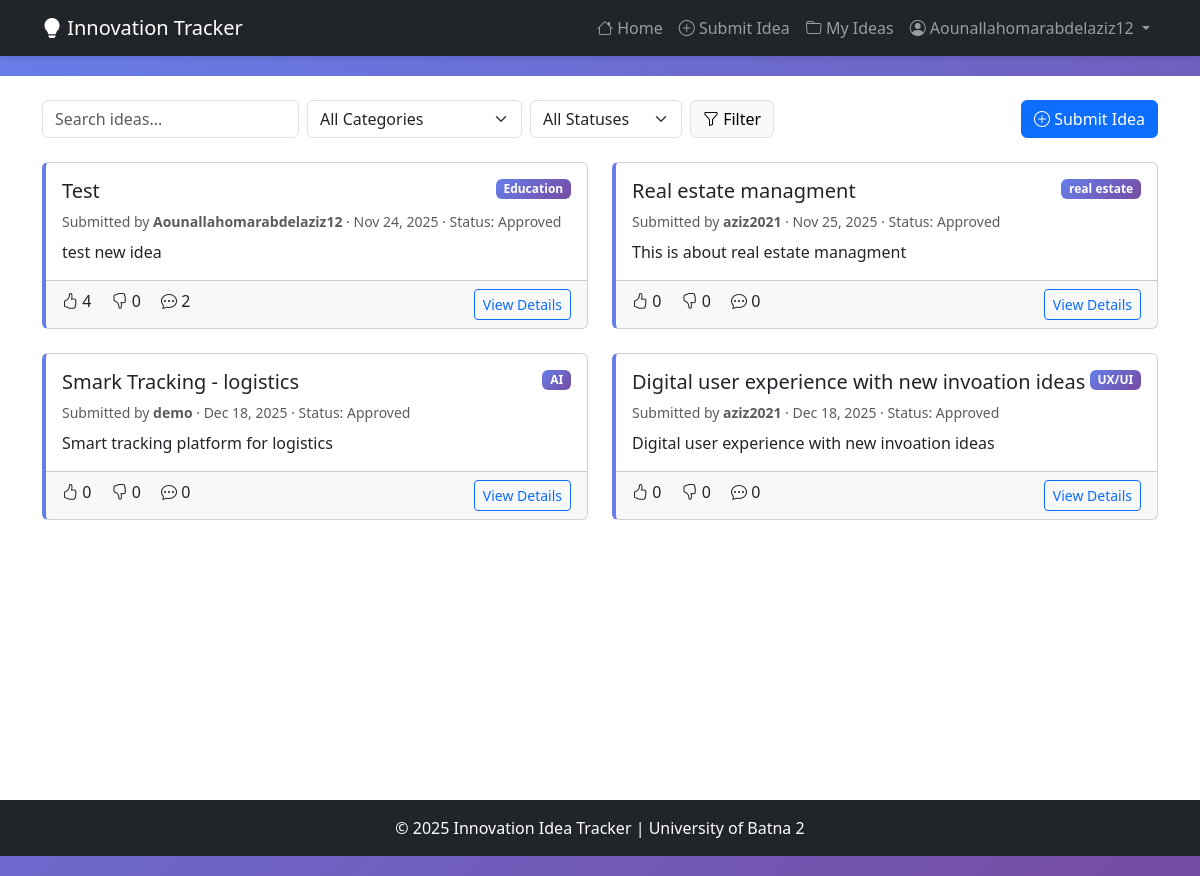
Screenshot of / (signed in) with the database file from the repository.
### ideas/models.py (models this page shows, shortened)
class Idea(models.Model):
    STATUS_CHOICES = [
        ('pending', 'Pending'),
        ('approved', 'Approved'),
        ('rejected', 'Rejected'),
        ('implemented', 'Implemented'),
    ]
    title = models.CharField(max_length=200)
    description = models.TextField()
    category = models.ForeignKey(Category, on_delete=models.SET_NULL, null=True, related_name='ideas')
    submitter = models.ForeignKey(User, on_delete=models.CASCADE, related_name='submitted_ideas')
    submission_date = models.DateTimeField(default=timezone.now)
    status = models.CharField(max_length=20, choices=STATUS_CHOICES, default='pending')
    class Meta:
        ordering = ['-submission_date']

class Category(models.Model):
    name = models.CharField(max_length=50, unique=True)
    description = models.TextField(blank=True)
    created_at = models.DateTimeField(auto_now_add=True)
    class Meta:
        verbose_name_plural = "Categories"
        ordering = ['name']

### ideas/views.py (the view)
# urls.py: path('', views.home, name='home'),
def home(request):
    ideas = (
        Idea.objects.select_related('category', 'submitter')
        .prefetch_related('votes', 'comments')
        .annotate(
            upvotes=Count('votes', filter=Q(votes__vote_type='upvote')),
            downvotes=Count('votes', filter=Q(votes__vote_type='downvote')),
            comment_total=Count('comments', distinct=True),
        )
    )
    category_filter = request.GET.get('category')
    status_filter = request.GET.get('status')
    search_query = request.GET.get('q')
    if category_filter:
        ideas = ideas.filter(category__id=category_filter)
    if status_filter:
        ideas = ideas.filter(status=status_filter)
    if search_query:
        ideas = ideas.filter(
            Q(title__icontains=search_query) | Q(description__icontains=search_query)
        )
    context = {
        'ideas': ideas,
        'categories': Category.objects.all(),
        'selected_category': category_filter,
        'selected_status': status_filter,
        'search_query': search_query or '',
    }
    return render(request, 'ideas/home.html', context)

### ideas/context_processors.py (called while the page is built)
def role_flags(request):
    user = request.user
    can_review = False
    user_role = None
    if user.is_authenticated:
        try:
            profile = user.profile
        except ObjectDoesNotExist:
            profile = None
        if profile is None and user.is_staff:
            profile, _ = UserProfile.objects.get_or_create(
                user=user, defaults={'role': UserProfile.ROLE_ADMIN}
            )
        if profile:
            user_role = profile.role
            can_review = profile.can_review
    return {
        'can_review': can_review,
        'user_role': user_role,
    }

### ideas/models.py (called while the page is built)
    @property
    def can_review(self):
        return self.role in {self.ROLE_REVIEWER, self.ROLE_ADMIN} or self.user.is_staff

### templates/ideas/home.html (shortened to what this page needs)
{% extends 'ideas/base.html' %}
{% block content %}
<div class="d-flex flex-column flex-md-row align-items-md-center justify-content-between gap-3 mb-4">
  <form class="row g-2 align-items-center" method="get">
    <div class="col-auto">
      <input type="text" name="q" value="{{ search_query }}" class="form-control" placeholder="Search ideas..." />
    </div>
    <div class="col-auto">
      <select name="category" class="form-select">
        <option value="">All Categories</option>
      </select>
    </div>
    <div class="col-auto">
      <select name="status" class="form-select">
        <option value="">All Statuses</option>
      </select>
    </div>
    <div class="col-auto">
      <button type="submit" class="btn btn-light border"><i class="bi bi-funnel"></i> Filter</button>
    </div>
  </form>
  {% if user.is_authenticated %}
  <a href="{% url 'submit_idea' %}" class="btn btn-primary"><i class="bi bi-plus-circle"></i> Submit Idea</a>
  {% endif %}
</div>
{% if ideas %}
<div class="row g-4">
  {% for idea in ideas %}
  <div class="col-12 col-lg-6">
    <div class="card idea-card h-100">
      <div class="card-body">
        <div class="d-flex justify-content-between align-items-start mb-2">
          <h5 class="card-title mb-0">
            <a href="{% url 'idea_detail' idea.pk %}" class="text-decoration-none text-dark">{{ idea.title }}</a>
          </h5>
          {% if idea.category %}
          <span class="badge badge-category">{{ idea.category.name }}</span>
          {% endif %}
        </div>
        <p class="text-muted small mb-2">
          Submitted by <strong>{{ idea.submitter.username }}</strong> ·
          {{ idea.submission_date|date:"M j, Y" }} · Status:
          <span class="text-capitalize">{{ idea.get_status_display }}</span>
        </p>
        <p class="card-text">{{ idea.description|truncatewords:30 }}</p>
      </div>
      <div class="card-footer d-flex justify-content-between">
        <div>
          <span class="me-3"><i class="bi bi-hand-thumbs-up"></i> {{ idea.upvotes }}</span>
          <span class="me-3"><i class="bi bi-hand-thumbs-down"></i> {{ idea.downvotes }}</span>
          <span><i class="bi bi-chat-dots"></i> {{ idea.comment_total }}</span>
        </div>
        <a href="{% url 'idea_detail' idea.pk %}" class="btn btn-sm btn-outline-primary">View Details</a>
      </div>
    </div>
  </div>
  {% endfor %}
</div>
{% endif %}
{% endblock %}

### templates/ideas/base.html (shortened to what this page needs)
<!DOCTYPE html>
<html lang="en">
  <head>
    <link
      href="https://cdn.jsdelivr.net/npm/bootstrap@5.3.0/dist/css/bootstrap.min.css"
      rel="stylesheet"
    />
    <link
      rel="stylesheet"
      href="https://cdn.jsdelivr.net/npm/bootstrap-icons@1.10.0/font/bootstrap-icons.css"
    />
  </head>
  <body>
    <nav class="navbar navbar-expand-lg navbar-dark bg-dark fixed-top">
      <div class="container">
        <a class="navbar-brand" href="{% url 'home' %}">
          <i class="bi bi-lightbulb-fill"></i> Innovation Tracker
        </a>
        <div class="collapse navbar-collapse" id="navbarNav">
          <ul class="navbar-nav ms-auto">
            <li class="nav-item">
              <a class="nav-link" href="{% url 'home' %}">
                <i class="bi bi-house"></i> Home
              </a>
            </li>
            {% if user.is_authenticated %}
            <li class="nav-item">
              <a class="nav-link" href="{% url 'submit_idea' %}">
                <i class="bi bi-plus-circle"></i> Submit Idea
              </a>
            </li>
            <li class="nav-item">
              <a class="nav-link" href="{% url 'my_ideas' %}">
                <i class="bi bi-folder"></i> My Ideas
              </a>
            </li>
            <li class="nav-item dropdown">
              <a
                class="nav-link dropdown-toggle"
                href="#"
                id="userDropdown"
                role="button"
                data-bs-toggle="dropdown"
              >
                <i class="bi bi-person-circle"></i> {{ user.username }}
              </a>
            </li>
            {% endif %}
          </ul>
        </div>
      </div>
    </nav>
    <div class="main-content">
      <div class="container py-4">
        {% block content %}{% endblock %}
      </div>
    </div>
    <footer class="bg-dark text-white text-center py-3">
      <div class="container">
        <p class="mb-0">
          &copy; 2025 Innovation Idea Tracker | University of Batna 2
        </p>
      </div>
    </footer>
  </body>
</html>

### templates/ideas/base.html (style rules this page uses)
body { min-height: 100vh; background: linear-gradient(135deg, #667eea 0%, #764ba2 100%); }
.main-content { background: white; min-height: calc(100vh - 76px); margin-top: 76px; }
.navbar { box-shadow: 0 2px 4px rgba(0, 0, 0, 0.1); }
.idea-card { transition: transform 0.2s, box-shadow 0.2s; border-left: 4px solid #667eea; }
.badge-category { background: linear-gradient(135deg, #667eea 0%, #764ba2 100%); }

### rows the page displays
Idea: title "Test", category.name "Education", submitter.username "Aounallahomarabdelaziz12", submission_date "Nov 24, 2025", status "Approved", description "test new idea", upvotes "4", downvotes "0", comment_total "2"
Idea: title "Real estate managment", category.name "real estate", submitter.username "aziz2021", submission_date "Nov 25, 2025", status "Approved", description "This is about real estate managment", upvotes "0", downvotes "0", comment_total "0"
Idea: title "Smark Tracking - logistics", category.name "AI", submitter.username "demo", submission_date "Dec 18, 2025", status "Approved", description "Smart tracking platform for logistics", upvotes "0", downvotes "0", comment_total "0"
Idea: title "Digital user experience with new invoation ideas", category.name "UX/UI", submitter.username "aziz2021", submission_date "Dec 18, 2025", status "Approved", description "Digital user experience with new invoation ideas", upvotes "0", downvotes "0", comment_total "0"

### other values shown
{{ user.username }} "Aounallahomarabdelaziz12"
